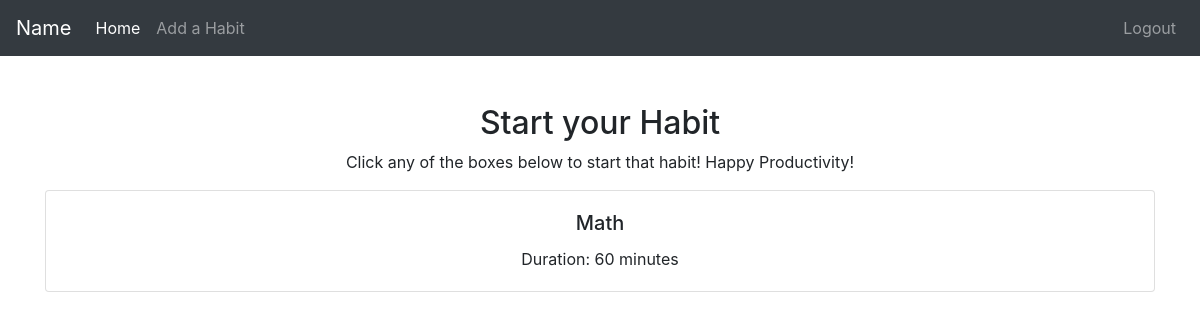
The app's page /start (signed in), older data.
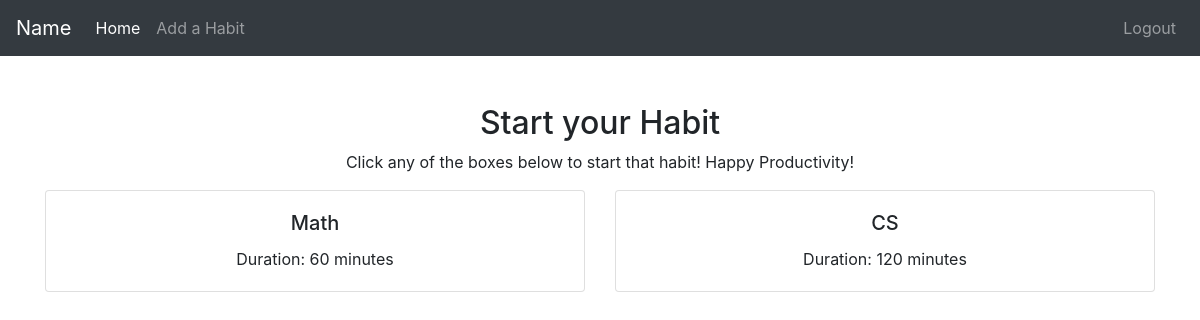
The same page, newer data.
### tables this page shows
CREATE TABLE habits(
id INTEGER PRIMARY key AUTOINCREMENT,
user_id INTEGER NOT NULL,
habit TEXT NOT NULL,
start_time TIMESTAMP,
end_time TIMESTAMP,
duration INTEGER,
FOREIGN KEY(user_id) REFERENCES users(id));

### app.py (the view)
@app.route("/start")
@login_required
def start():
    db=get_db()
    rows = db.execute("SELECT * FROM habits").fetchall()
    return render_template("start.html", habits=rows)

### app.py (called while the page is built)
@login_manager.user_loader # callback to reload user object
def load_user(user_id): # given user identifier
    db = get_db() # connect to db
    rows = db.execute("SELECT * FROM users WHERE id = ?", (user_id, )).fetchone() # fetchall() returns a list of all results and the username is unique so we expect one result. also, comma after username is necessary to make it a tuple
    if rows is None: # if user not found
        return None # return None
    return User(id=str(rows[0]), username=rows[1]) # return user object with id and username

def get_db():
    if "db" not in g:  # if no db connection yet for this request
        g.db = sqlite3.connect(DATABASE)
        g.db.row_factory = sqlite3.Row  # lets us access columns by name
    return g.db

@app.after_request
def after_request(response):
    response.headers["Cache-Control"] = "no-cache, no-store, must-revalidate"
    response.headers["Expires"] = 0
    response.headers["Pragma"] = "no-cache"
    return response

### templates/start.html (shortened to what this page needs)
{% extends "layout.html" %}
{% block content %}
<h2>Start your Habit</h2>
<p>Click any of the boxes below to start that habit! Happy Productivity!</p>
<div class="row row-cols-2 row-cols-md-3 g-4">
  {% for habit in habits %}
    <div class="col">
        <div class="card h-100" onclick="location.href='/start/{{ habit.id }}';" style="cursor: pointer;">
            <div class="card-body">
                <h5 class="card-title">{{ habit.habit }}</h5>
                    <p class="card-text">Duration: {{ habit.duration }} minutes</p>
            </div>
        </div>
    </div>
    {% endfor %}
{% endblock %}

### templates/layout.html (shortened to what this page needs)
<!DOCTYPE html>
<html lang="en">
    <head>
         <link rel="stylesheet" href="https://cdn.jsdelivr.net/npm/bootstrap@4.1.3/dist/css/bootstrap.min.css">
         <link rel="stylesheet" href="/static/styles.css">
    </head>
    <body>
        <nav class="navbar navbar-expand-lg navbar-dark bg-dark">
            <a class="navbar-brand" href="#">Name</a>
            <div class="collapse navbar-collapse" id="navbarNavAltMarkup">
                <div class="navbar-nav">
                    <a class="nav-item nav-link active" href="/">Home <span class="sr-only">(current)</span></a>
                    <a class="nav-item nav-link" href="/addHabits">Add a Habit</a>
                </div>
                <div class="navbar-nav ml-auto">
                    {% if session['username'] %}
                        <a class="nav-item nav-link" href="/logout">Logout</a>
                    {% else %}
                        <a class="nav-item nav-link" href="/login">Login</a>
                        <a class="nav-item nav-link" href="/register">Register</a>
                    {% endif %}
                </div>
            </div>
        </nav>
        <main class="container my-5 text-center">
            {% block content %}
            {% endblock %}
        </main>
    </body>
</html>

Row changes from the older to the newer data that the page shows:
added habits: habit "CS", duration "120"
